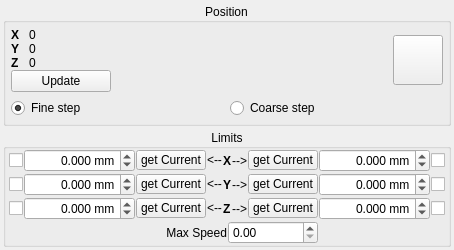
<?xml version="1.0" encoding="UTF-8"?>
<ui version="4.0">
 <class>Form</class>
 <widget class="QWidget" name="Form">
  <property name="geometry">
   <rect>
    <x>0</x>
    <y>0</y>
    <width>384</width>
    <height>221</height>
   </rect>
  </property>
  <property name="windowTitle">
   <string>Form</string>
  </property>
  <layout class="QGridLayout" name="gridLayout_4">
   <property name="margin">
    <number>3</number>
   </property>
   <property name="spacing">
    <number>3</number>
   </property>
   <item row="0" column="0">
    <widget class="QGroupBox" name="groupBox_2">
     <property name="title">
      <string>Position</string>
     </property>
     <property name="alignment">
      <set>Qt::AlignCenter</set>
     </property>
     <layout class="QGridLayout" name="gridLayout_3">
      <property name="margin">
       <number>5</number>
      </property>
      <item row="0" column="0">
       <widget class="QWidget" name="widget" native="true">
        <property name="minimumSize">
         <size>
          <width>100</width>
          <height>0</height>
         </size>
        </property>
        <layout class="QGridLayout" name="gridLayout">
         <property name="horizontalSpacing">
          <number>10</number>
         </property>
         <property name="verticalSpacing">
          <number>0</number>
         </property>
         <property name="margin">
          <number>0</number>
         </property>
         <item row="0" column="0">
          <widget class="QLabel" name="label_5">
           <property name="sizePolicy">
            <sizepolicy hsizetype="Maximum" vsizetype="Preferred">
             <horstretch>0</horstretch>
             <verstretch>0</verstretch>
            </sizepolicy>
           </property>
           <property name="font">
            <font>
             <weight>75</weight>
             <bold>true</bold>
            </font>
           </property>
           <property name="text">
            <string>X</string>
           </property>
          </widget>
         </item>
         <item row="0" column="1">
          <widget class="QLabel" name="xPosLabel">
           <property name="text">
            <string>0</string>
           </property>
          </widget>
         </item>
         <item row="1" column="0">
          <widget class="QLabel" name="label_7">
           <property name="sizePolicy">
            <sizepolicy hsizetype="Maximum" vsizetype="Preferred">
             <horstretch>0</horstretch>
             <verstretch>0</verstretch>
            </sizepolicy>
           </property>
           <property name="font">
            <font>
             <weight>75</weight>
             <bold>true</bold>
            </font>
           </property>
           <property name="text">
            <string>Y</string>
           </property>
          </widget>
         </item>
         <item row="1" column="1">
          <widget class="QLabel" name="yPosLabel">
           <property name="text">
            <string>0</string>
           </property>
          </widget>
         </item>
         <item row="2" column="0">
          <widget class="QLabel" name="label_8">
           <property name="sizePolicy">
            <sizepolicy hsizetype="Maximum" vsizetype="Preferred">
             <horstretch>0</horstretch>
             <verstretch>0</verstretch>
            </sizepolicy>
           </property>
           <property name="font">
            <font>
             <weight>75</weight>
             <bold>true</bold>
            </font>
           </property>
           <property name="text">
            <string>Z</string>
           </property>
          </widget>
         </item>
         <item row="2" column="1">
          <widget class="QLabel" name="zPosLabel">
           <property name="text">
            <string>0</string>
           </property>
          </widget>
         </item>
         <item row="3" column="0" colspan="2">
          <widget class="QPushButton" name="updatePosBtn">
           <property name="text">
            <string>Update</string>
           </property>
          </widget>
         </item>
        </layout>
       </widget>
      </item>
      <item row="0" column="2">
       <widget class="JoystickButton" name="joyBtn">
        <property name="minimumSize">
         <size>
          <width>50</width>
          <height>50</height>
         </size>
        </property>
        <property name="text">
         <string/>
        </property>
       </widget>
      </item>
      <item row="1" column="0" colspan="3">
       <layout class="QHBoxLayout" name="horizontalLayout_2">
        <item>
         <widget class="QRadioButton" name="fineStepRadio">
          <property name="text">
           <string>Fine step</string>
          </property>
          <property name="checked">
           <bool>true</bool>
          </property>
         </widget>
        </item>
        <item>
         <widget class="QRadioButton" name="coarseStepRadio">
          <property name="text">
           <string>Coarse step</string>
          </property>
         </widget>
        </item>
       </layout>
      </item>
      <item row="0" column="1">
       <spacer name="horizontalSpacer">
        <property name="orientation">
         <enum>Qt::Horizontal</enum>
        </property>
        <property name="sizeHint" stdset="0">
         <size>
          <width>40</width>
          <height>20</height>
         </size>
        </property>
       </spacer>
      </item>
     </layout>
    </widget>
   </item>
   <item row="1" column="0">
    <widget class="QGroupBox" name="limitsGroup">
     <property name="title">
      <string>Limits</string>
     </property>
     <property name="alignment">
      <set>Qt::AlignCenter</set>
     </property>
     <property name="checkable">
      <bool>false</bool>
     </property>
     <layout class="QGridLayout" name="gridLayout_2">
      <property name="leftMargin">
       <number>3</number>
      </property>
      <property name="topMargin">
       <number>0</number>
      </property>
      <property name="rightMargin">
       <number>3</number>
      </property>
      <property name="bottomMargin">
       <number>0</number>
      </property>
      <property name="spacing">
       <number>1</number>
      </property>
      <item row="0" column="3">
       <widget class="QPushButton" name="xMinBtn">
        <property name="maximumSize">
         <size>
          <width>70</width>
          <height>20</height>
         </size>
        </property>
        <property name="text">
         <string>get Current</string>
        </property>
       </widget>
      </item>
      <item row="0" column="4">
       <widget class="QLabel" name="xMinLabel">
        <property name="text">
         <string>&lt;--</string>
        </property>
       </widget>
      </item>
      <item row="0" column="6">
       <widget class="QLabel" name="xMaxLabel">
        <property name="text">
         <string>--&gt;</string>
        </property>
        <property name="alignment">
         <set>Qt::AlignRight|Qt::AlignTrailing|Qt::AlignVCenter</set>
        </property>
       </widget>
      </item>
      <item row="0" column="7">
       <widget class="QPushButton" name="xMaxBtn">
        <property name="maximumSize">
         <size>
          <width>70</width>
          <height>20</height>
         </size>
        </property>
        <property name="text">
         <string>get Current</string>
        </property>
       </widget>
      </item>
      <item row="1" column="3">
       <widget class="QPushButton" name="yMinBtn">
        <property name="maximumSize">
         <size>
          <width>70</width>
          <height>20</height>
         </size>
        </property>
        <property name="text">
         <string>get Current</string>
        </property>
       </widget>
      </item>
      <item row="1" column="4">
       <widget class="QLabel" name="yMinLabel">
        <property name="text">
         <string>&lt;--</string>
        </property>
       </widget>
      </item>
      <item row="1" column="5">
       <widget class="QLabel" name="label_3">
        <property name="sizePolicy">
         <sizepolicy hsizetype="Maximum" vsizetype="Preferred">
          <horstretch>0</horstretch>
          <verstretch>0</verstretch>
         </sizepolicy>
        </property>
        <property name="font">
         <font>
          <weight>75</weight>
          <bold>true</bold>
         </font>
        </property>
        <property name="text">
         <string>Y</string>
        </property>
       </widget>
      </item>
      <item row="1" column="6">
       <widget class="QLabel" name="yMaxLabel">
        <property name="text">
         <string>--&gt;</string>
        </property>
        <property name="alignment">
         <set>Qt::AlignRight|Qt::AlignTrailing|Qt::AlignVCenter</set>
        </property>
       </widget>
      </item>
      <item row="1" column="7">
       <widget class="QPushButton" name="yMaxBtn">
        <property name="maximumSize">
         <size>
          <width>70</width>
          <height>20</height>
         </size>
        </property>
        <property name="text">
         <string>get Current</string>
        </property>
       </widget>
      </item>
      <item row="2" column="3">
       <widget class="QPushButton" name="zMinBtn">
        <property name="maximumSize">
         <size>
          <width>70</width>
          <height>20</height>
         </size>
        </property>
        <property name="text">
         <string>get Current</string>
        </property>
       </widget>
      </item>
      <item row="2" column="4">
       <widget class="QLabel" name="zMinLabel">
        <property name="text">
         <string>&lt;--</string>
        </property>
       </widget>
      </item>
      <item row="2" column="5">
       <widget class="QLabel" name="label">
        <property name="sizePolicy">
         <sizepolicy hsizetype="Maximum" vsizetype="Preferred">
          <horstretch>0</horstretch>
          <verstretch>0</verstretch>
         </sizepolicy>
        </property>
        <property name="font">
         <font>
          <weight>75</weight>
          <bold>true</bold>
         </font>
        </property>
        <property name="text">
         <string>Z</string>
        </property>
       </widget>
      </item>
      <item row="2" column="6">
       <widget class="QLabel" name="zMaxLabel">
        <property name="text">
         <string>--&gt;</string>
        </property>
        <property name="alignment">
         <set>Qt::AlignRight|Qt::AlignTrailing|Qt::AlignVCenter</set>
        </property>
       </widget>
      </item>
      <item row="2" column="7">
       <widget class="QPushButton" name="zMaxBtn">
        <property name="maximumSize">
         <size>
          <width>70</width>
          <height>20</height>
         </size>
        </property>
        <property name="text">
         <string>get Current</string>
        </property>
       </widget>
      </item>
      <item row="3" column="3" colspan="5">
       <layout class="QHBoxLayout" name="horizontalLayout_3">
        <item>
         <widget class="QLabel" name="label_4">
          <property name="text">
           <string>Max Speed</string>
          </property>
          <property name="alignment">
           <set>Qt::AlignRight|Qt::AlignTrailing|Qt::AlignVCenter</set>
          </property>
         </widget>
        </item>
        <item>
         <widget class="SpinBox" name="maxSpeedSpin"/>
        </item>
       </layout>
      </item>
      <item row="0" column="0">
       <widget class="QCheckBox" name="xMinCheck">
        <property name="text">
         <string/>
        </property>
       </widget>
      </item>
      <item row="1" column="0">
       <widget class="QCheckBox" name="yMinCheck">
        <property name="text">
         <string/>
        </property>
       </widget>
      </item>
      <item row="2" column="0">
       <widget class="QCheckBox" name="zMinCheck">
        <property name="text">
         <string/>
        </property>
       </widget>
      </item>
      <item row="0" column="9">
       <widget class="QCheckBox" name="xMaxCheck">
        <property name="text">
         <string/>
        </property>
       </widget>
      </item>
      <item row="1" column="9">
       <widget class="QCheckBox" name="yMaxCheck">
        <property name="text">
         <string/>
        </property>
       </widget>
      </item>
      <item row="2" column="9">
       <widget class="QCheckBox" name="zMaxCheck">
        <property name="text">
         <string/>
        </property>
       </widget>
      </item>
      <item row="0" column="5">
       <widget class="QLabel" name="label_2">
        <property name="sizePolicy">
         <sizepolicy hsizetype="Maximum" vsizetype="Preferred">
          <horstretch>0</horstretch>
          <verstretch>0</verstretch>
         </sizepolicy>
        </property>
        <property name="font">
         <font>
          <weight>75</weight>
          <bold>true</bold>
         </font>
        </property>
        <property name="text">
         <string>X</string>
        </property>
       </widget>
      </item>
      <item row="0" column="2">
       <widget class="SpinBox" name="xMinSpin">
        <property name="alignment">
         <set>Qt::AlignRight|Qt::AlignTrailing|Qt::AlignVCenter</set>
        </property>
        <property name="suffix">
         <string> mm</string>
        </property>
        <property name="decimals">
         <number>3</number>
        </property>
        <property name="minimum">
         <double>-25000.000000000000000</double>
        </property>
        <property name="maximum">
         <double>25000.000000000000000</double>
        </property>
        <property name="singleStep">
         <double>0.100000000000000</double>
        </property>
       </widget>
      </item>
      <item row="1" column="2">
       <widget class="SpinBox" name="yMinSpin">
        <property name="alignment">
         <set>Qt::AlignRight|Qt::AlignTrailing|Qt::AlignVCenter</set>
        </property>
        <property name="suffix">
         <string> mm</string>
        </property>
        <property name="decimals">
         <number>3</number>
        </property>
        <property name="minimum">
         <double>-25000.000000000000000</double>
        </property>
        <property name="maximum">
         <double>25000.000000000000000</double>
        </property>
        <property name="singleStep">
         <double>0.100000000000000</double>
        </property>
       </widget>
      </item>
      <item row="2" column="2">
       <widget class="SpinBox" name="zMinSpin">
        <property name="alignment">
         <set>Qt::AlignRight|Qt::AlignTrailing|Qt::AlignVCenter</set>
        </property>
        <property name="suffix">
         <string> mm</string>
        </property>
        <property name="decimals">
         <number>3</number>
        </property>
        <property name="minimum">
         <double>-25000.000000000000000</double>
        </property>
        <property name="maximum">
         <double>25000.000000000000000</double>
        </property>
        <property name="singleStep">
         <double>0.100000000000000</double>
        </property>
       </widget>
      </item>
      <item row="0" column="8">
       <widget class="SpinBox" name="xMaxSpin">
        <property name="alignment">
         <set>Qt::AlignRight|Qt::AlignTrailing|Qt::AlignVCenter</set>
        </property>
        <property name="suffix">
         <string> mm</string>
        </property>
        <property name="decimals">
         <number>3</number>
        </property>
        <property name="minimum">
         <double>-25000.000000000000000</double>
        </property>
        <property name="maximum">
         <double>25000.000000000000000</double>
        </property>
        <property name="singleStep">
         <double>0.100000000000000</double>
        </property>
       </widget>
      </item>
      <item row="1" column="8">
       <widget class="SpinBox" name="yMaxSpin">
        <property name="alignment">
         <set>Qt::AlignRight|Qt::AlignTrailing|Qt::AlignVCenter</set>
        </property>
        <property name="suffix">
         <string> mm</string>
        </property>
        <property name="decimals">
         <number>3</number>
        </property>
        <property name="minimum">
         <double>-25000.000000000000000</double>
        </property>
        <property name="maximum">
         <double>25000.000000000000000</double>
        </property>
        <property name="singleStep">
         <double>0.100000000000000</double>
        </property>
       </widget>
      </item>
      <item row="2" column="8">
       <widget class="SpinBox" name="zMaxSpin">
        <property name="alignment">
         <set>Qt::AlignRight|Qt::AlignTrailing|Qt::AlignVCenter</set>
        </property>
        <property name="suffix">
         <string> mm</string>
        </property>
        <property name="decimals">
         <number>3</number>
        </property>
        <property name="minimum">
         <double>-25000.000000000000000</double>
        </property>
        <property name="maximum">
         <double>25000.000000000000000</double>
        </property>
        <property name="singleStep">
         <double>0.100000000000000</double>
        </property>
       </widget>
      </item>
     </layout>
    </widget>
   </item>
   <item row="1" column="1">
    <spacer name="horizontalSpacer_3">
     <property name="orientation">
      <enum>Qt::Horizontal</enum>
     </property>
     <property name="sizeHint" stdset="0">
      <size>
       <width>40</width>
       <height>20</height>
      </size>
     </property>
    </spacer>
   </item>
  </layout>
 </widget>
 <customwidgets>
  <customwidget>
   <class>SpinBox</class>
   <extends>QDoubleSpinBox</extends>
   <header>acq4.pyqtgraph</header>
  </customwidget>
  <customwidget>
   <class>JoystickButton</class>
   <extends>QPushButton</extends>
   <header>acq4.pyqtgraph</header>
  </customwidget>
 </customwidgets>
 <resources/>
 <connections/>
</ui>
